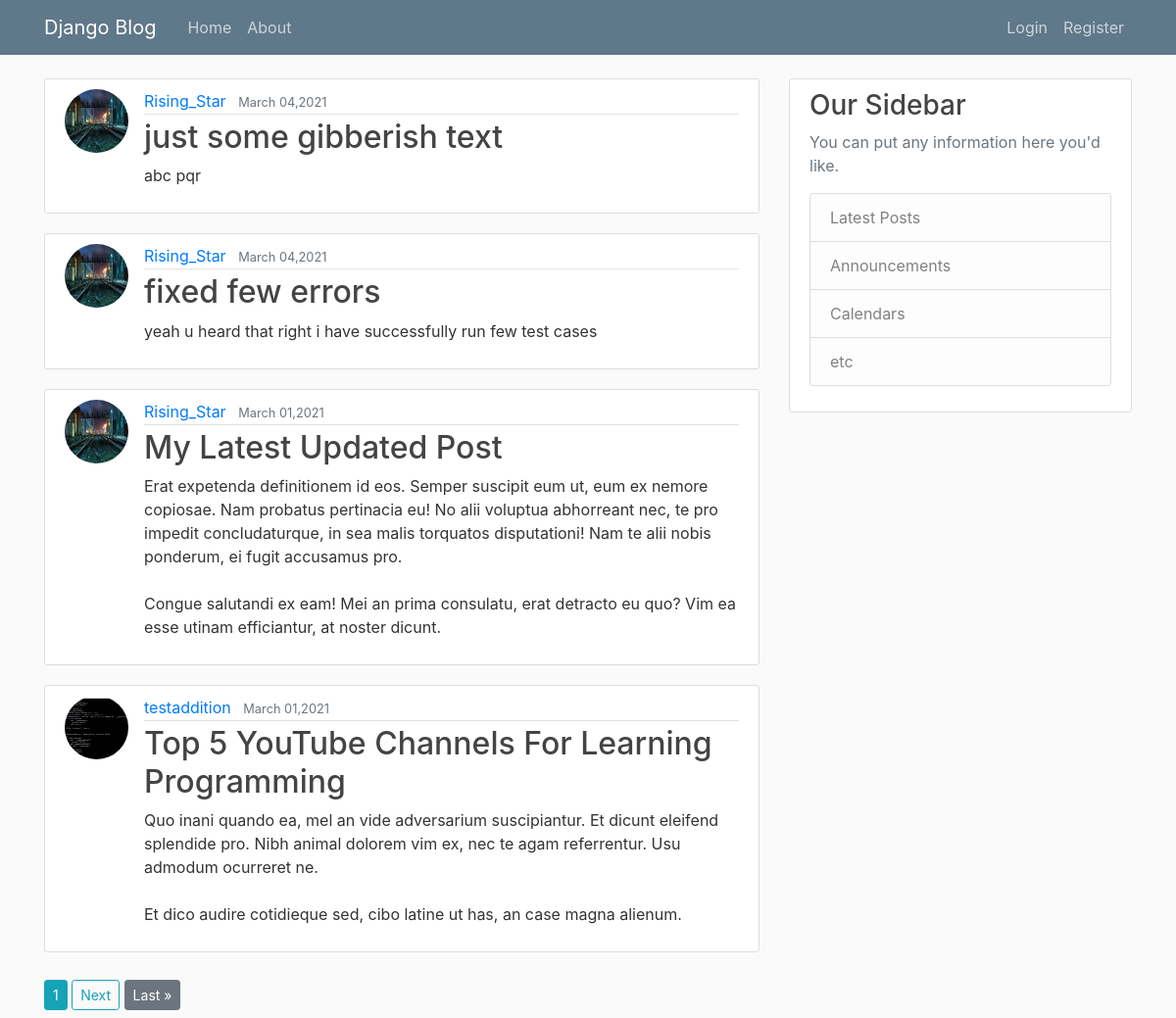
The page / on the database its author committed.
### blog/models.py (models this page shows, shortened)
class Post(models.Model):
	title = models.CharField(max_length = 100)
	content = models.TextField()
	date_posted = models.DateTimeField(default=timezone.now)
	author = models.ForeignKey(User, on_delete = models.CASCADE)

### users/models.py (models this page shows, shortened)
class Profile(models.Model):
	user = models.OneToOneField(User, on_delete = models.CASCADE)
	""" if the user is deleted, the profile will also get deleted.
	If we delete the profile it won't delete the user """
	image = models.ImageField(default = "default.jpg", upload_to = "profile_pics")

### blog/views.py (the view)
# urls.py: path("", PostListView.as_view(), name='blog-home'),
class PostListView(ListView):
    model = Post
    template_name = "blog/home.html"  # by default it searches for <app>/<model>_<viewtype>.html
    context_object_name = "posts"  # by default the Post(model) objects are named objectlist
    ordering = ['-date_posted']
    paginate_by = 4

### blog/templates/blog/home.html (shortened to what this page needs)
{% extends "blog/base.html"	%}
{% block content %}
	{% for post in posts %}
<article class="media content-section">
  <img class="rounded-circle article-img" name="dp" src="{{ post.author.profile.image.url }}">
  <div class="media-body">
    <div class="article-metadata">
      <a class="mr-2" href="{% url 'user-posts' post.author.username %}">{{ post.author }}</a>
      <small class="text-muted">{{ post.date_posted|date:"F d,Y" }}</small>
    </div>
       <h2>
      <a class="article-title" href="{% url 'post-detail' post.id %}">{{ post.title }}</a></h2>
    <p class="article-content">{{ post.content }}</p>
  </div>
</article>
	{% endfor %}
  <div class="pagination">
    <span class="step-links">
        {% if is_paginated %}
            {% for num in page_obj.paginator.page_range %}
                {% if page_obj.number == num %}
                   <a class="btn btn-info btn-sm mt-2 mb-2" href="?page={{ num }}">{{ num }}</a>
                {% elif num > page_obj.num|add:'-3' and num < page_obj.num|add:'3' %}
                    <a class="btn btn-secondary btn-outline btn-sm mt-2 mb-2" href="?page={{ num }}">{{ num }}</a>
                {% endif %}
            {% endfor%}
            {% if page_obj.has_next %}
                <a class="btn btn-outline-info btn-sm mt-2 mb-2" href="?page={{ page_obj.next_page_number }}">Next</a>
                <a class="btn btn-secondary btn-sm mt-2 mb-2" href="?page={{ page_obj.paginator.num_pages }}" >Last &raquo;</a>
            {% endif %}
        {% endif %}
    </span>
  </div>
{% endblock content %}

### blog/templates/blog/base.html (shortened to what this page needs)
{% load static %}
<!DOCTYPE html>
<html>
<head>
    <link rel="stylesheet" href="https://stackpath.bootstrapcdn.com/bootstrap/4.3.1/css/bootstrap.min.css">
    <link rel="stylesheet" type="text/css" href="{% static 'blog/main.css' %}">
</head>
<body>
	<header class="site-header">
	  <nav class="navbar navbar-expand-md navbar-dark bg-steel fixed-top">
	    <div class="container">
	      <a class="navbar-brand mr-4" href="/">Django Blog</a>
	      <div class="collapse navbar-collapse" id="navbarToggle">
	        <div class="navbar-nav mr-auto">
	          <a class="nav-item nav-link" href="{% url 'blog-home' %}">Home</a>
	          <a class="nav-item nav-link" href="{% url 'blog-about' %}">About</a>
	        </div>
	        {% if user.is_authenticated %}
		        <div class="navbar-nav">
		          <a class="nav-item nav-link" href="{% url 'post-create' %}">New Post</a>
		          <a class="nav-item nav-link" href="{% url 'profile' %}">Profile</a>
		          <a class="nav-item nav-link" href="{% url 'logout' %}">Logout</a>
		        </div>
	        {% else %}
		        <div class="navbar-nav">
		          <a class="nav-item nav-link" href="{% url 'login' %}">Login</a>
		          <a class="nav-item nav-link" href="{% url 'register' %}">Register</a>
		        </div>
	        {% endif %}
	      </div>
	    </div>
	  </nav>
	</header>
	<main role="main" class="container">
	  <div class="row">
	    <div class="col-md-8">
	    {% block content %}{% endblock %}
	    </div>
			<div class="col-md-4">
			  <div class="content-section">
				<h3>Our Sidebar</h3>
				<p class='text-muted'>You can put any information here you'd like.
				  <ul class="list-group">
					<li class="list-group-item list-group-item-light">Latest Posts</li>
					<li class="list-group-item list-group-item-light">Announcements</li>
					<li class="list-group-item list-group-item-light">Calendars</li>
					<li class="list-group-item list-group-item-light">etc</li>
				  </ul>
				</p>
			  </div>
			</div>
	  </div>
	</main>
</body>
</html>

### blog/static/blog/main.css (style rules this page uses)
body { background: #fafafa; color: #333333; margin-top: 5rem; }
h1, h2, h3, h4, h5, h6 { color: #444444; }
ul { margin: 0; }
.bg-steel { background-color: #5f788a; }
.site-header .navbar-nav .nav-link { color: #cbd5db; }
.content-section { background: #ffffff; padding: 10px 20px; border: 1px solid #dddddd; border-radius: 3px; margin-bottom: 20px; }
.article-title { color: #444444; }
.article-content { white-space: pre-line; }
.article-img { height: 65px; width: 65px; margin-right: 16px; }
.article-metadata { padding-bottom: 1px; margin-bottom: 4px; border-bottom: 1px solid #e3e3e3 }

### rows shown on the page
Post: author.profile.image (picture), author "Rising_Star", date_posted "March 04,2021", title "just some gibberish text", content "abc pqr"
Post: author.profile.image (picture), author "Rising_Star", date_posted "March 04,2021", title "fixed few errors", content "yeah u heard that right i have successfully run few test cases"
Post: author.profile.image (picture), author "Rising_Star", date_posted "March 01,2021", title "My Latest Updated Post", content "Erat expetenda definitionem id eos. Semper suscipit eum ut, eum ex nemore copiosae. Nam probatus pertinacia eu! No alii voluptua abhorreant nec, te pro impedit concludaturque, in sea malis torquatos disputationi! Nam te alii nobis ponderum, ei fugit accusamus pro. Congue salutandi ex eam! Mei an prima consulatu, erat detracto eu quo? Vim ea esse utinam efficiantur, at noster dicunt."
Post: author.profile.image (picture), author "testaddition", date_posted "March 01,2021", title "Top 5 YouTube Channels For Learning Programming", content "Quo inani quando ea, mel an vide adversarium suscipiantur. Et dicunt eleifend splendide pro. Nibh animal dolorem vim ex, nec te agam referrentur. Usu admodum ocurreret ne. Et dico audire cotidieque sed, cibo latine ut has, an case magna alienum."

### other values the page prints
{{ num }} "1"
